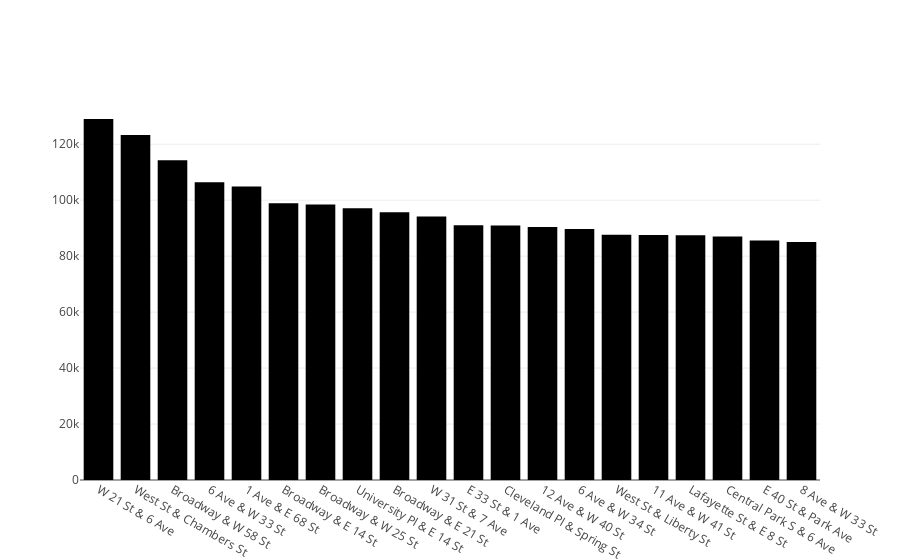

This figure's notebook cell:
### Code cell
fig = go.Figure(go.Bar(x = top20['start_station_name'], y = top20['value']))
fig.show()

### Figure 1 — Plotly figure (JSON) as saved in the notebook; plotly's stock layout.template omitted (floating-point values rounded to 4 significant figures)
{"data": [{"type": "bar", "x": ["W 21 St & 6 Ave", "West St & Chambers St", "Broadway & W 58 St", "6 Ave & W 33 St", "1 Ave & E 68 St", "Broadway & E 14 St", "Broadway & W 25 St", "University Pl & E 14 St", "Broadway & E 21 St", "W 31 St & 7 Ave", "E 33 St & 1 Ave", "Cleveland Pl & Spring St", "12 Ave & W 40 St", "6 Ave & W 34 St", "West St & Liberty St", "11 Ave & W 41 St", "Lafayette St & E 8 St", "Central Park S & 6 Ave", "E 40 St & Park Ave", "8 Ave & W 33 St"], "y": [129018, 123291, 114293, 106445, 104856, 98866, 98425, 97126, 95691, 94208, 91003, 90973, 90414, 89687, 87657, 87577, 87458, 87013, 85601, 85051]}], "layout": {}}
